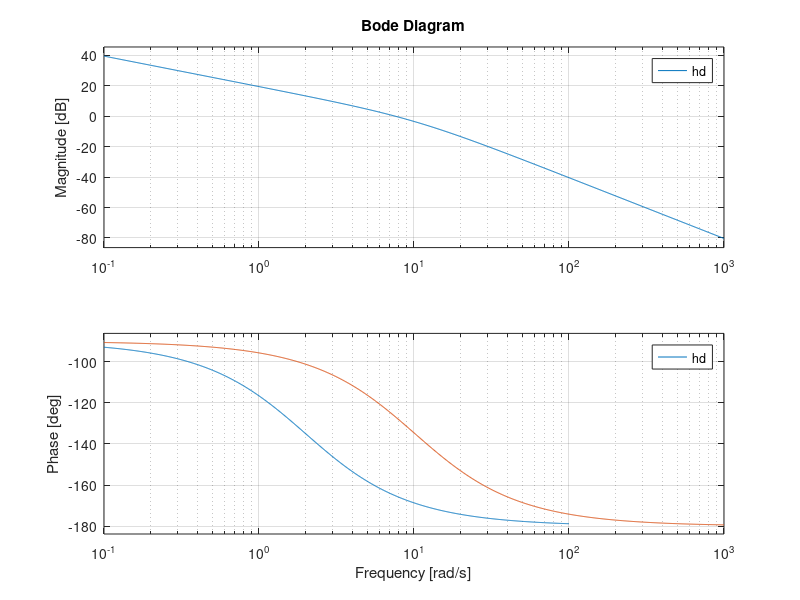
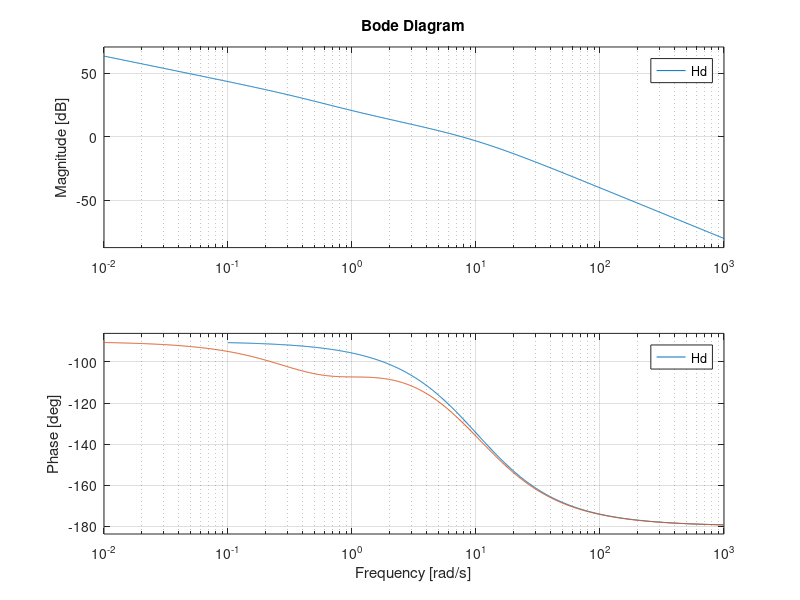
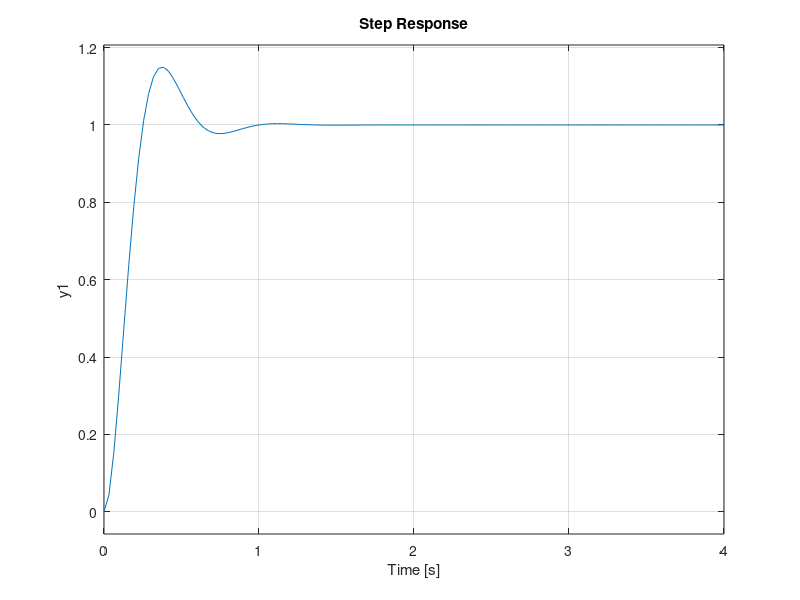
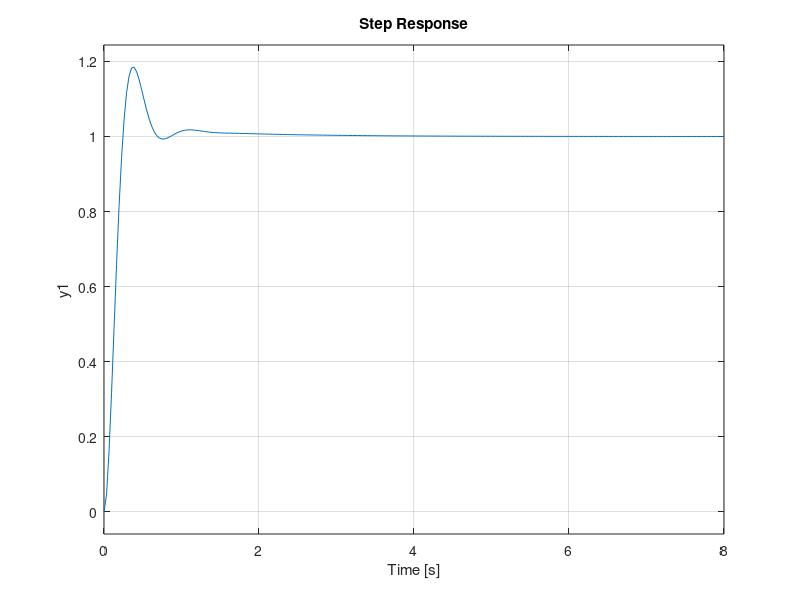

MATLAB code for these plots, in order:
clear all
% PID controller
hf = tf(3.5, [0.5, 1, 0]);
m = 0.15;
xi = abs(log(m))/sqrt(pi^2+log(m)^2);
A = 1/sqrt(2)/4/xi/xi;
Adb = 20*log10(A);
ts = 4.06; %using only P controller
ts1 = 0.8; % desired
Kp = 0.5346; %using P controller
Kp1 = Kp*ts/ts1; % new gain needed
Td = 0.5; % = Tf
Tn = Td*ts1/ts;
figure
bode(hf); hold on
hc = tf(Kp1*[Td, 1], [Tn, 1]);
hd = hc*hf;
bode(hd); hold off

cv1 = 15;
cv1db = 20*log10(cv1);
cvdb = 19.5; %read from PD
cv = 10^(cvdb/20);
wt = 7.6; %read from PD
wz = 0.1*wt;
wp = cv/cv1*wz;
Vr = Kp1*10^((cv1db-cvdb)/20);
Hpi = Vr*tf([1/wz,1],[1/wp,1]);

Hd = Hpi*hd/Kp1;
figure
bode(hd); hold on
bode(Hd); hold off

figure
step(feedback(hd,1));

figure
step(feedback(Hd,1));